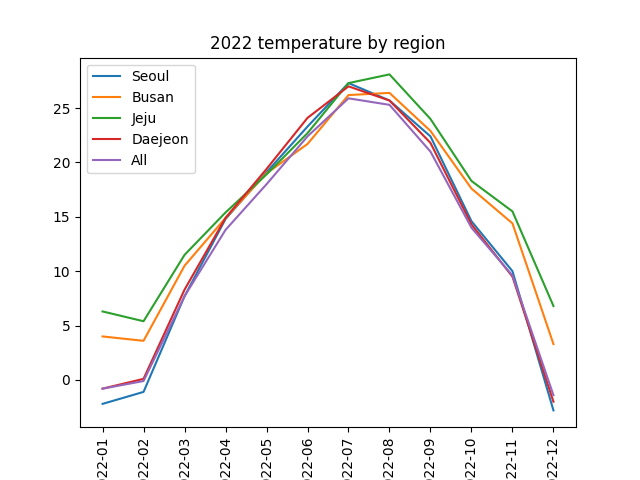

Generate this figure with Python:
import csv
import matplotlib.pyplot as plt

f1=open('Q1(서울).csv','r',encoding='ANSI')
f2=open('Q1(부산).csv','r',encoding='ANSI')
f3=open('Q1(제주).csv','r',encoding='ANSI')
f4=open('Q1(대전).csv','r',encoding='ANSI')
f5=open('Q1(전국).csv','r',encoding='ANSI')
data1=csv.reader(f1)
data2=csv.reader(f2)
data3=csv.reader(f3)
data4=csv.reader(f4)
data5=csv.reader(f5)
header1=next(data1)
header2=next(data2)
header3=next(data3)
header4=next(data4)
header5=next(data5)

seoul_x_data = []
seoul_y_data = []
for row in data1:
    seoul_x_data.append(row[0])  
    seoul_y_data.append(float(row[2]))  

busan_x_data = []
busan_y_data = []
for row in data2:
    busan_x_data.append(row[0])
    busan_y_data.append(float(row[2]))

jeju_x_data = []
jeju_y_data = []
for row in data3:
    jeju_x_data.append(row[0])
    jeju_y_data.append(float(row[2])) 

daejeon_x_data = []
daejeon_y_data = []
for row in data4:
    daejeon_x_data.append(row[0])
    daejeon_y_data.append(float(row[2]))

all_x_data = []
all_y_data = []
for row in data5:
    all_x_data.append(row[0])
    all_y_data.append(float(row[2]))  

plt.plot(seoul_x_data, seoul_y_data, label='Seoul')  
plt.plot(busan_x_data, busan_y_data, label='Busan')
plt.plot(jeju_x_data, jeju_y_data, label='Jeju')
plt.plot(daejeon_x_data, daejeon_y_data, label='Daejeon')
plt.plot(all_x_data, all_y_data, label='All')
plt.title("2022 temperature by region")
plt.legend()  
plt.xticks(rotation=90)
plt.show()

f1.close()
f2.close()
f3.close()
f4.close()
f5.close()
